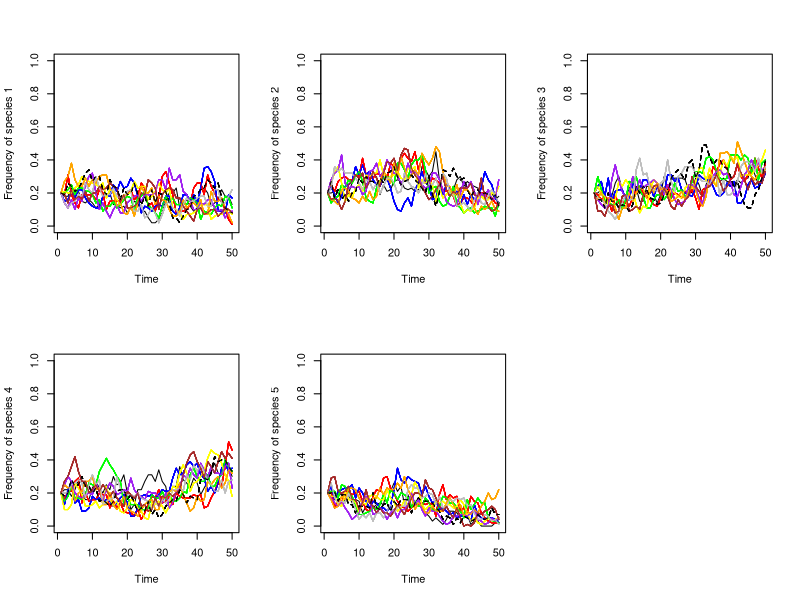

This chart was generated by the following R code:
## specify parameters, initial conditions, and output matrix
num.years <- 50 
num.patch <- 10
freq.1.mat <- matrix(nrow = num.years, ncol = num.patch)
freq.2.mat <- matrix(nrow = num.years, ncol = num.patch)
freq.3.mat <- matrix(nrow = num.years, ncol = num.patch)
freq.4.mat <- matrix(nrow = num.years, ncol = num.patch)
freq.5.mat <- matrix(nrow = num.years, ncol = num.patch)


J <- 100 # number of individuals PER PATCH
init.1 <- 0.2*J 
init.2 <- 0.2*J
init.3 <- 0.2*J
init.4 <- 0.2*J
init.5 <- 0.2*J
COM <- matrix(nrow=J, ncol=num.patch)
COM[1:init.1,] <- 1; COM[(init.1+1):(0.4*J),] <- 2; COM[(0.4*J+1):(0.6*J),] <- 3; COM[(0.6*J+1):(0.8*J),] <- 4; COM[(0.8*J+1):J,] <- 5

year <- 2 

m <- 0.2
fit.ratio.avg <- vector(length=num.patch)
fit.ratio.avg[] <- 1
freq.dep <- vector(length=num.patch)
freq.dep[] <- 0

## record data (frequency of species X) for year 1
freq.1.mat[1,] <- init.1/J 
freq.2.mat[1,] <- init.2/J 
freq.3.mat[1,] <- init.3/J 
freq.4.mat[1,] <- init.4/J 
freq.5.mat[1,] <- init.5/J 

## run simulation
for (i in 1:(J*num.patch*(num.years-1))) {
  
  ## define connectivity for dispersal events 
  frompatch.id = c(1,2,3,4,5,6,7,8,9,10) # vector of possible emigration patches (each patch has a unique integer for its identity)
  topatch.id = c(1,2,3,4,5,6,7,8,9,10) # vector of possible immigration patches (same IDs as above)
  patch.prob <- (sample(frompatch.id,1,replace=TRUE)/sample(topatch.id,1,replace=TRUE)) # ratio of em-/immigration patch IDs = 
  # probability of successful dispersal bewtween the two randomly selected patches above (frompatch.id and topatch.id)
  
  ## choose a patch where a death even will occur
  patch <- sample(1:num.patch,1)
  
  ## calculate Pr.X if dispersal occurs
  if (runif(1) < (m*patch.prob)) {  # multiplying disperal rate (m) by patch.prob gives final probability of successful dispersal
    Pr.1 <- sum(COM==1)/(J*num.patch)
    Pr.2 <- sum(COM==2)/(J*num.patch)
    Pr.3 <- sum(COM==3)/(J*num.patch)
    Pr.4 <- sum(COM==4)/(J*num.patch)
    Pr.5 <- sum(COM==5)/(J*num.patch)
  } else { 
    
    ## calculate Pr.X if local reproduction (not dispersal)
    freq.1 <- sum(COM[,patch]==1)/J; freq.2 <- sum(COM[,patch]==2)/J; freq.3 <- sum(COM[,patch]==3)/J; freq.4 <- sum(COM[,patch]==4)/J; freq.5 <- sum(COM[,patch]==5)/J
    Pr.1 <- freq.1; Pr.2 <- freq.2; Pr.3 <- freq.3; Pr.4 <- freq.4; Pr.5 <- freq.5
  }
  
  COM[ceiling(J*runif(1)),patch] <- sample(c(1,2,3,4,5), 1, prob=c(Pr.1,Pr.2,Pr.3,Pr.4,Pr.5)) 
  
  ## record data  
  if (i %% (J*num.patch) == 0) {
    freq.1.mat[year,] <- colSums(COM==1)/J
    freq.2.mat[year,] <- colSums(COM==2)/J
    freq.3.mat[year,] <- colSums(COM==3)/J
    freq.4.mat[year,] <- colSums(COM==4)/J
    freq.5.mat[year,] <- colSums(COM==5)/J
    year <- year + 1 
  }
} 

## graph the results
par(mfrow=c(2,3))
plot(1:num.years, freq.1.mat[,1], type="l", xlab="Time", 
     ylab="Frequency of species 1", ylim=c(0,1))
for (i in 2:(num.patch)) {
  lines(1:num.years,freq.1.mat[,2], type="l", col="red", ylim=c(0,1))
  lines(1:num.years,freq.1.mat[,3], type="l", col="blue", ylim=c(0,1))
  lines(1:num.years,freq.1.mat[,4], type="l", col="green", ylim=c(0,1))
  lines(1:num.years,freq.1.mat[,5], type="l", col="yellow", ylim=c(0,1))
  lines(1:num.years,freq.1.mat[,6], type="l", col="purple", ylim=c(0,1))
  lines(1:num.years,freq.1.mat[,7], type="l", col="orange", ylim=c(0,1))
  lines(1:num.years,freq.1.mat[,8], type="l", col="gray", ylim=c(0,1))
  lines(1:num.years,freq.1.mat[,9], type="l", col="brown", ylim=c(0,1))
  lines(1:num.years,freq.1.mat[,10], type="l", lty=2, ylim=c(0,1))
}
plot(1:num.years, freq.2.mat[,1], type="l", xlab="Time", 
     ylab="Frequency of species 2", ylim=c(0,1))
for (i in 2:(num.patch)) {
  lines(1:num.years,freq.2.mat[,2], type="l", col="red", ylim=c(0,1))
  lines(1:num.years,freq.2.mat[,3], type="l", col="blue", ylim=c(0,1))
  lines(1:num.years,freq.2.mat[,4], type="l", col="green", ylim=c(0,1))
  lines(1:num.years,freq.2.mat[,5], type="l", col="yellow", ylim=c(0,1))
  lines(1:num.years,freq.2.mat[,6], type="l", col="purple", ylim=c(0,1))
  lines(1:num.years,freq.2.mat[,7], type="l", col="orange", ylim=c(0,1))
  lines(1:num.years,freq.2.mat[,8], type="l", col="gray", ylim=c(0,1))
  lines(1:num.years,freq.2.mat[,9], type="l", col="brown", ylim=c(0,1))
  lines(1:num.years,freq.2.mat[,10], type="l", lty=2, ylim=c(0,1))
}
plot(1:num.years, freq.3.mat[,1], type="l", xlab="Time", 
     ylab="Frequency of species 3", ylim=c(0,1))
for (i in 2:(num.patch)) {
  lines(1:num.years,freq.3.mat[,2], type="l", col="red", ylim=c(0,1))
  lines(1:num.years,freq.3.mat[,3], type="l", col="blue", ylim=c(0,1))
  lines(1:num.years,freq.3.mat[,4], type="l", col="green", ylim=c(0,1))
  lines(1:num.years,freq.3.mat[,5], type="l", col="yellow", ylim=c(0,1))
  lines(1:num.years,freq.3.mat[,6], type="l", col="purple", ylim=c(0,1))
  lines(1:num.years,freq.3.mat[,7], type="l", col="orange", ylim=c(0,1))
  lines(1:num.years,freq.3.mat[,8], type="l", col="gray", ylim=c(0,1))
  lines(1:num.years,freq.3.mat[,9], type="l", col="brown", ylim=c(0,1))
  lines(1:num.years,freq.3.mat[,10], type="l", lty=2, ylim=c(0,1))
}
plot(1:num.years, freq.4.mat[,1], type="l", xlab="Time", 
     ylab="Frequency of species 4", ylim=c(0,1))
for (i in 2:(num.patch)) {
  lines(1:num.years,freq.4.mat[,2], type="l", col="red", ylim=c(0,1))
  lines(1:num.years,freq.4.mat[,3], type="l", col="blue", ylim=c(0,1))
  lines(1:num.years,freq.4.mat[,4], type="l", col="green", ylim=c(0,1))
  lines(1:num.years,freq.4.mat[,5], type="l", col="yellow", ylim=c(0,1))
  lines(1:num.years,freq.4.mat[,6], type="l", col="purple", ylim=c(0,1))
  lines(1:num.years,freq.4.mat[,7], type="l", col="orange", ylim=c(0,1))
  lines(1:num.years,freq.4.mat[,8], type="l", col="gray", ylim=c(0,1))
  lines(1:num.years,freq.4.mat[,9], type="l", col="brown", ylim=c(0,1))
  lines(1:num.years,freq.4.mat[,10], type="l", lty=2, ylim=c(0,1))
}
plot(1:num.years, freq.5.mat[,1], type="l", xlab="Time", 
     ylab="Frequency of species 5", ylim=c(0,1))
for (i in 2:(num.patch)) {
  lines(1:num.years,freq.5.mat[,2], type="l", col="red", ylim=c(0,1))
  lines(1:num.years,freq.5.mat[,3], type="l", col="blue", ylim=c(0,1))
  lines(1:num.years,freq.5.mat[,4], type="l", col="green", ylim=c(0,1))
  lines(1:num.years,freq.5.mat[,5], type="l", col="yellow", ylim=c(0,1))
  lines(1:num.years,freq.5.mat[,6], type="l", col="purple", ylim=c(0,1))
  lines(1:num.years,freq.5.mat[,7], type="l", col="orange", ylim=c(0,1))
  lines(1:num.years,freq.5.mat[,8], type="l", col="gray", ylim=c(0,1))
  lines(1:num.years,freq.5.mat[,9], type="l", col="brown", ylim=c(0,1))
  lines(1:num.years,freq.5.mat[,10], type="l", lty=2, ylim=c(0,1))
}